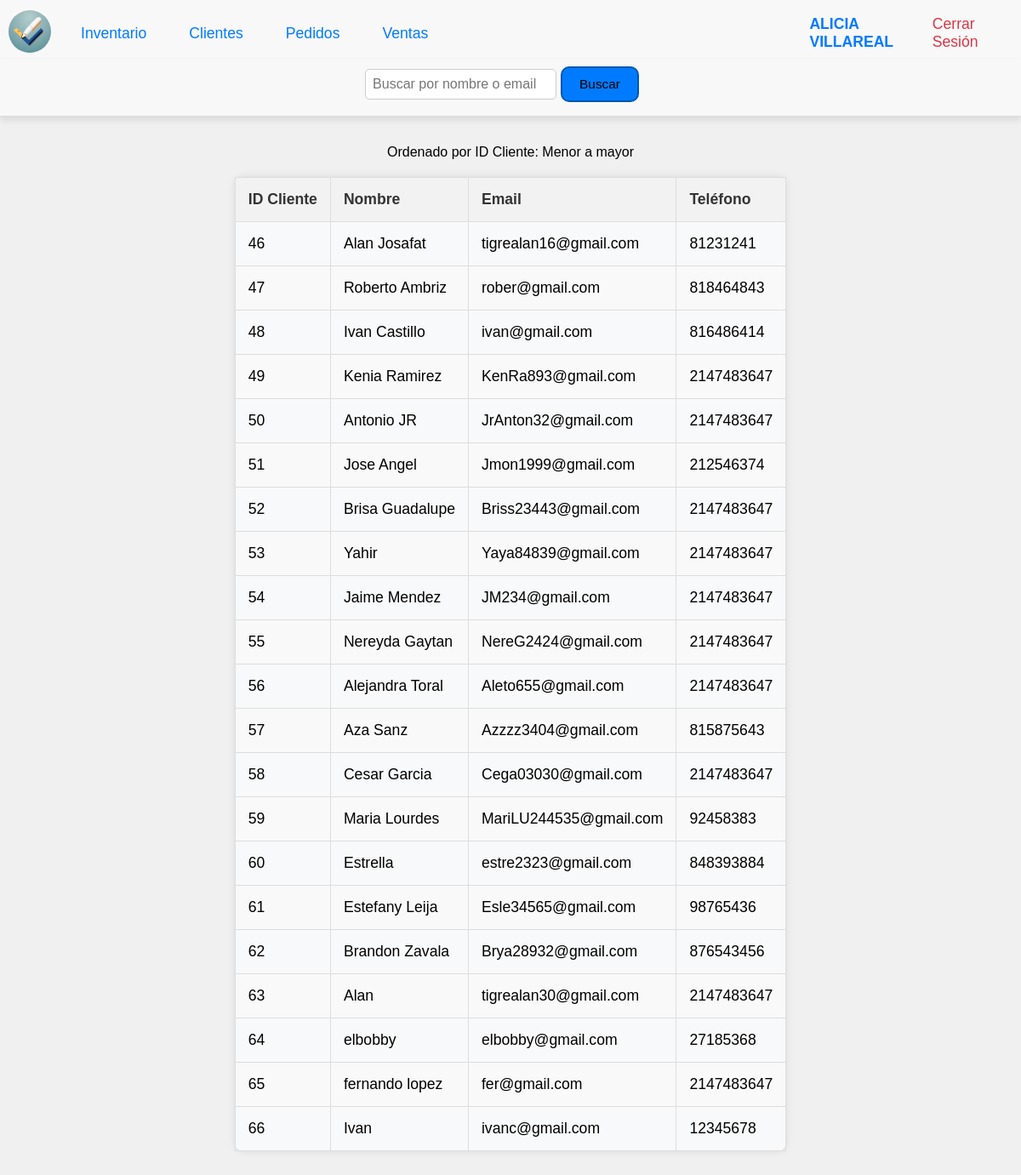
/SISTEMA_WEB/clientes.php (signed in), run on the app's committed database.
### tables this page shows
CREATE TABLE `clientes` (
  `id_cliente` int(11) NOT NULL,
  `nombre_cliente` varchar(50) NOT NULL,
  `email_cliente` varchar(50) NOT NULL,
  `clave_cliente` varchar(255) NOT NULL,
  `telefono_cliente` int(30) NOT NULL
);

### SISTEMA_WEB/clientes.php (the view, shortened to what this page needs)
<?php
include "modelo/conexion.php";
$order = 'ASC';
$order_by = 'id_cliente';
function mostrarDireccionOrden($order_by, $order) {
    if ($order == 'ASC') {
        $direccion = 'Menor a mayor';
    } else {
        $direccion = 'Mayor a menor';
    }
    if ($order_by == 'nombre_cliente') {
        $columna = 'Nombre';
    } elseif ($order_by == 'email_cliente') {
        $columna = 'Email';
    } elseif ($order_by == 'telefono_cliente') {
        $columna = 'Teléfono';
    } else {
        $columna = 'ID Cliente';
    }
    echo "Ordenado por $columna: $direccion";
}
function fetchClientes($conexion, $order_by, $order, $search_term = '') {
    $query = "SELECT id_cliente, nombre_cliente, email_cliente, telefono_cliente FROM clientes";
    $query .= " ORDER BY $order_by $order";
    $result = $conexion->query($query);
    return $result;
}
if (isset($_GET['buscar'])) {
    $search_term = $_GET['buscar'];
    $result = fetchClientes($conexion, $order_by, $order, $search_term);
} else {
    $result = fetchClientes($conexion, $order_by, $order);
}
?>
<html>
<head>
    <link rel="stylesheet" href="css/styleinicio.css">
    <link rel="stylesheet" href="css/styleclientes.css">
</head>
<body>
    <nav class="main-menu">
        <ul>
            <li><a href="inicio.php"><img src="img/logo.jpeg" class="menu-logo"></a></li>
            <li><a href="inventario.php" class="menu-item">Inventario</a></li>
            <li><a href="clientes.php" class="menu-item">Clientes</a></li>
            <li><a href="pedidos.php" class="menu-item">Pedidos</a></li>
            <li><a href="ventas.php" class="menu-item">Ventas</a></li>
        </ul>
        <li class="user-section">
            <span class="username"><?php echo $_SESSION["nombre"] . " " . $_SESSION["apellido"]; ?></span>
            <a id="logout-button" class="logout-button" href="controlador/controlador_cerrar_sesion.php">Cerrar Sesión</a>
        </li>
    </nav>
    <div class="container">
        <div class="sub-banner">
            <ul>
                <li>
                    <form class="search-form" method="GET" action="clientes.php">
                        <input type="text" name="buscar" class="search-input" placeholder="Buscar por nombre o email">
                        <button type="submit" class="search-button">Buscar</button>
                    </form>
                </li>
            </ul>
        </div>
        <div class="orden-info">
            <?php mostrarDireccionOrden($order_by, $order); ?>
        </div>
        <table border="1" id="clientes-table">
            <thead>
                <tr>
                    <th>ID Cliente</th>
                    <th>Nombre</th>
                    <th>Email</th>
                    <th>Teléfono</th>
                </tr>
            </thead>
            <tbody>
                <?php
                while ($row = $result->fetch_assoc()) {
                    echo "<tr>";
                    echo "<td>" . $row["id_cliente"] . "</td>";
                    echo "<td>" . $row["nombre_cliente"] . "</td>";
                    echo "<td>" . $row["email_cliente"] . "</td>";
                    echo "<td>" . $row["telefono_cliente"] . "</td>";
                    echo "</tr>";
                }
                ?>
            </tbody>
        </table>
    </div>
</body>
</html>

### SISTEMA_WEB/css/styleinicio.css (style rules this page uses)
body { font-family: Arial, sans-serif; background-color: #f0f0f0; display: flex; flex-direction: column; align-items: center; margin: 0; padding: 0; }
.main-menu { background-color: #f8f8f8; border-bottom: 1px solid #ddd; box-shadow: 0 4px 8px rgba(0, 0, 0, 0.1); padding: 10px 0; width: 100%; box-sizing: border-box; position: fixed; top: 0; left: 0; display: flex; justify-content: space-between; align-items: center; z-index: 1000; }
.main-menu ul { list-style: none; padding: 0; margin: 0; display: flex; align-items: center; width: 100%; }
.main-menu li { margin: 0 10px; }
.menu-logo { height: 50px; width: 50px; border-radius: 50%; object-fit: cover; }
.menu-item { text-decoration: none; color: #007bff; padding: 10px 15px; border-radius: 4px; font-size: 1.1em; transition: color 0.3s ease, transform 0.3s ease; }
.user-section { margin-left: auto; display: flex; align-items: center; }
.username { margin-right: 10px; font-weight: bold; color: #007bff; font-size: 1.1em; text-transform: uppercase; transition: color 0.3s ease; }
.logout-button { text-decoration: none; color: #dc3545; padding: 8px 12px; border-radius: 4px; font-size: 1.1em; transition: color 0.3s ease, transform 0.3s ease; }
.container { padding: 80px 20px 20px 20px; text-align: center; }

### SISTEMA_WEB/css/styleclientes.css (style rules this page uses)
body { margin-top: 90px; }
table { border-collapse: collapse; width: 100%; margin: 20px auto; background-color: #f8f9fa; border-radius: 10px; box-shadow: 0 0 10px rgba(0, 0, 0, 0.1); }
th, td { text-align: left; padding: 15px; border: 1px solid #ddd; font-size: 1.1em; }
th { background-color: #f2f2f2; color: #333; }
tr:nth-child(even) { background-color: #f9f9f9; }
.sub-banner { background-color: #f8f8f8; border-bottom: 1px solid #ddd; box-shadow: 0 4px 8px rgba(0, 0, 0, 0.1); padding: 8px 15px; width: 100%; box-sizing: border-box; position: fixed; top: 70px; left: 0; display: flex; justify-content: center; z-index: 1000; font-size: 0.8em; }
.sub-banner ul { display: flex; list-style: none; padding: 0; margin: 0; }
.search-form { display: flex; align-items: center; margin-bottom: 8px; justify-content: flex-start; }
.search-input { padding: 8px; font-size: 16px; border: 1px solid #ccc; border-radius: 5px; margin-right: 5px; margin-bottom: 0; }
.search-button { padding: 10px 20px; font-size: 1.2em; background-color: #007bff; border: 2px solid #0056b3; border-radius: 10px; margin-right: 20px; }

### data on the page
clientes: id_cliente "46", nombre_cliente "Alan Josafat", email_cliente "tigrealan16@gmail.com", telefono_cliente "81231241"
clientes: id_cliente "47", nombre_cliente "Roberto Ambriz", email_cliente "rober@gmail.com", telefono_cliente "818464843"
clientes: id_cliente "48", nombre_cliente "Ivan Castillo", email_cliente "ivan@gmail.com", telefono_cliente "816486414"
clientes: id_cliente "49", nombre_cliente "Kenia Ramirez", email_cliente "KenRa893@gmail.com", telefono_cliente "2147483647"
clientes: id_cliente "50", nombre_cliente "Antonio JR", email_cliente "JrAnton32@gmail.com", telefono_cliente "2147483647"
clientes: id_cliente "51", nombre_cliente "Jose Angel", email_cliente "Jmon1999@gmail.com", telefono_cliente "212546374"
clientes: id_cliente "52", nombre_cliente "Brisa Guadalupe", email_cliente "Briss23443@gmail.com", telefono_cliente "2147483647"
clientes: id_cliente "53", nombre_cliente "Yahir", email_cliente "Yaya84839@gmail.com", telefono_cliente "2147483647"
clientes: id_cliente "54", nombre_cliente "Jaime Mendez", email_cliente "JM234@gmail.com", telefono_cliente "2147483647"
clientes: id_cliente "55", nombre_cliente "Nereyda Gaytan", email_cliente "NereG2424@gmail.com", telefono_cliente "2147483647"
clientes: id_cliente "56", nombre_cliente "Alejandra Toral", email_cliente "Aleto655@gmail.com", telefono_cliente "2147483647"
clientes: id_cliente "57", nombre_cliente "Aza Sanz", email_cliente "Azzzz3404@gmail.com", telefono_cliente "815875643"
clientes: id_cliente "58", nombre_cliente "Cesar Garcia", email_cliente "Cega03030@gmail.com", telefono_cliente "2147483647"
clientes: id_cliente "59", nombre_cliente "Maria Lourdes", email_cliente "MariLU244535@gmail.com", telefono_cliente "92458383"
clientes: id_cliente "60", nombre_cliente "Estrella", email_cliente "estre2323@gmail.com", telefono_cliente "848393884"
clientes: id_cliente "61", nombre_cliente "Estefany Leija", email_cliente "Esle34565@gmail.com", telefono_cliente "98765436"
clientes: id_cliente "62", nombre_cliente "Brandon Zavala", email_cliente "Brya28932@gmail.com", telefono_cliente "876543456"
clientes: id_cliente "63", nombre_cliente "Alan", email_cliente "tigrealan30@gmail.com", telefono_cliente "2147483647"
clientes: id_cliente "64", nombre_cliente "elbobby", email_cliente "elbobby@gmail.com", telefono_cliente "27185368"
clientes: id_cliente "65", nombre_cliente "fernando lopez", email_cliente "fer@gmail.com", telefono_cliente "2147483647"
clientes: id_cliente "66", nombre_cliente "Ivan", email_cliente "ivanc@gmail.com", telefono_cliente "12345678"

### other printed values
$_SESSION["nombre"] "ALICIA"
$_SESSION["apellido"] "VILLAREAL"
$columna "ID Cliente"
$direccion "Menor a mayor"
